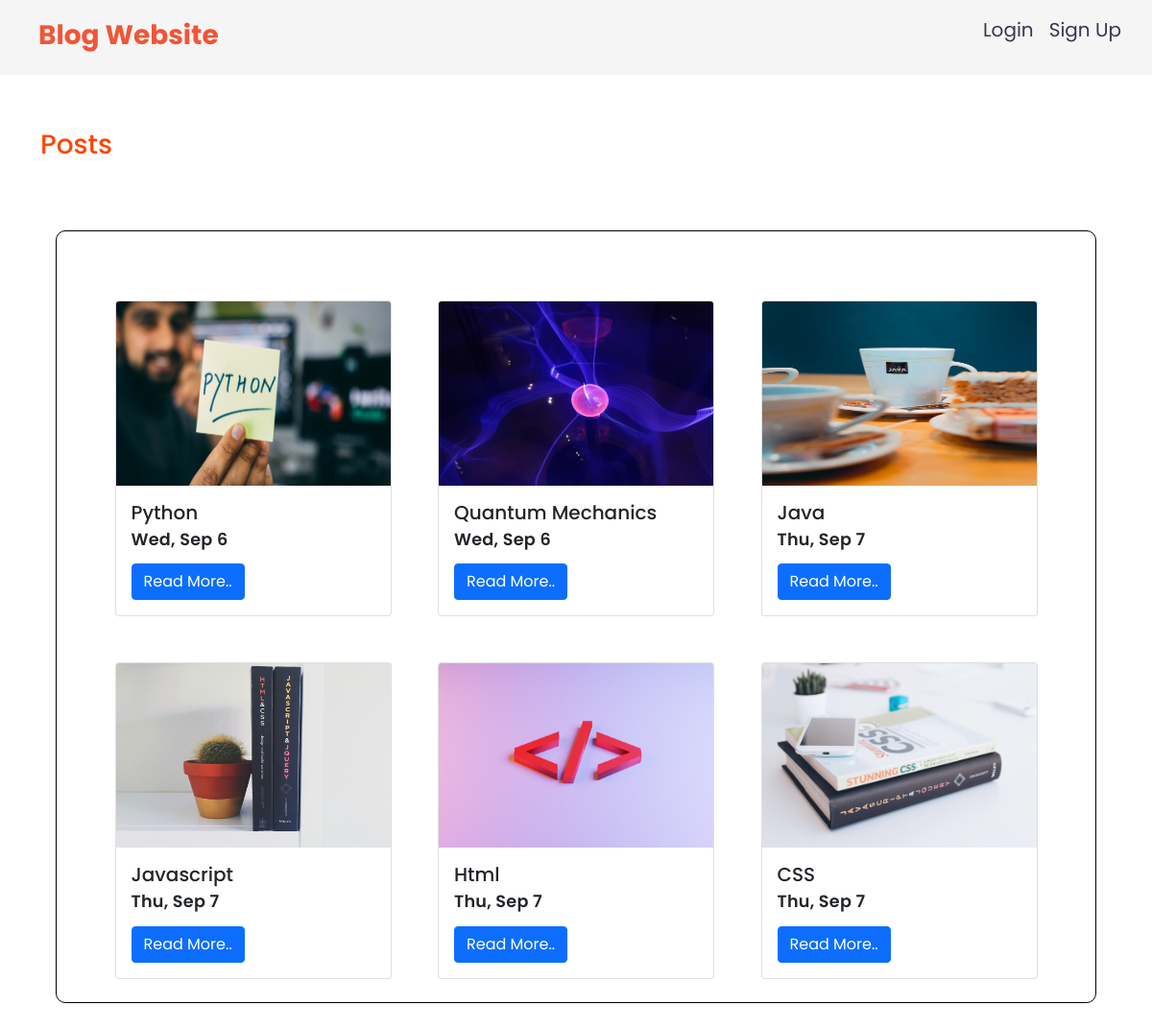
The page / on the database its author committed.
### app/models.py (models this page shows, shortened)
class Post(models.Model):
    title=models.CharField(max_length=150)
    content= models.TextField()
    publicationdate=models.DateField(auto_now_add=True)
    name=models.ForeignKey(User, on_delete=models.CASCADE, null=True,blank=True)
    image = models.ImageField(upload_to='eventimages',null=True)

### app/views.py (the view)
# urls.py: path('',views.post,name='posts'),
def post(request):
    data=Post.objects.all()
    return render(request,'app/home.html',{'post':data})

### app/templates/app/home.html (shortened to what this page needs)
{% extends 'app/base.html' %}
{% load static %}
{% block content %}
        <h3 class=" font my-5" style="color:orangered;">
            Posts
        </h3>
        <div class="row justify-content-center">
        </div>
        <div class="jumbotron jumbotron-fluid jumbo-class  p-3 mb-3">
            <div class="container">
                <div class="postrow row  justify-content-evenly d-flex p-4">
                    {% for pt in post %}
                    <div class="col-auto mt-5">
                        <div class="card" style="width: 18rem;">
                            <img src="{{pt.image.url}}" class="card-img-top img-fluid" style="width:18rem; height:12rem;" alt="...">
                            <div class="card-body">
                              <h5 class="card-title">{{pt.title}}</h5>
                              <p class="card-text postname lh-1">{{pt.publicationdate|date:"D, M j"}}</p>
                              <a href="{% url 'postdetails' pt.id %}" class="btn btn-primary">Read More..</a>
                            </div>
                        </div>
                    </div>
                     {% endfor %}
                </div>
            </div>
        </div><br>
        {% endblock content %}

### app/templates/app/base.html (shortened to what this page needs)
<!DOCTYPE html>
{% load static %}
<html lang="en">
<head>
    <link href="https://cdn.jsdelivr.net/npm/bootstrap@5.0.2/dist/css/bootstrap.min.css" rel="stylesheet">
    <link rel="stylesheet" href="https://cdn.jsdelivr.net/npm/bootstrap-icons@1.10.5/font/bootstrap-icons.css">
    <link rel="stylesheet" href="{% static 'app/css/style.css' %}">
</head>
<body>
    <div class="container-fluid" style="background-color: rgb(245, 245, 245);">
        {% include 'app/navbar.html' %}
    </div>
    <div class="container">
        <div class="row">
    </div>
    <div class="col-sm-12">
        {% block content %}
        {% endblock content %}
        </div>
</body>
</html>

### app/templates/app/navbar.html (shortened to what this page needs)
<nav class=" navbar navbar-expand-lg navbar-light">
  <div class="container-fluid pb-0">
     <a class="navbar-brand nav-link active mb-1 fs-3 fw-bold" aria-current="page" href="{% url 'posts' %}">Blog Website</a>
     <div class="collapse navbar-collapse" id="navbarSupportedContent">
    <div class="d-flex mb-3">
      <ul class="navbar-nav me-auto mb-2 mb-lg-0">
      {% if request.user.is_authenticated %}
          <li class="nav-item">
            <a class="nav-link active fs-5" aria-current="page" href="{% url 'userposts' %}">Your Posts</a>
          </li>
          <li class="nav-item">
            <a class="nav-link active fs-5" aria-current="page" href="{% url 'createpost' %}">Create Posts</a>
          </li>
          <li class="nav-item">
           <a class="nav-link active fs-5" aria-current="page" href="{% url 'logout' %}">LogOut</a>
          </li>
    {%else%}
           <li class="nav-item">
            <a class="nav-link active fs-5" aria-current="page" href="{% url 'login' %}">Login</a>
           </li>
           <li class="nav-item">
            <a class="nav-link active fs-5" aria-current="page" href="{% url 'signup' %}" class="btn btn-primary">Sign Up</a>
           </li>
      {%endif%}
    </ul>
</div>
</nav>

### app/static/app/css/style.css (style rules this page uses)
.navbar { background-color: rgba(235, 62, 62, 0)!important; opacity:1; top: 0; left: 0; width: 100%; z-index: 100; }
.navbar-brand.nav-link,.crt-post,.text-success { color:#f05537!important; }
.nav-link { color:#39364f!important; }
.login-tag, .fw-bold { font-size: 3.25rem; line-height: 3rem; }
.postname { font-size: 1.1rem; line-height: 1.5rem; letter-spacing: .25px; margin-right: -0.25px; font-weight: 600; }
body { font-family: 'Poppins', sans-serif; }
.postrow { border-radius: 10px; border:1px solid black; }

### rows shown on the page
Post: image (picture), title "Python", publicationdate "Wed, Sep 6"
Post: image (picture), title "Quantum Mechanics", publicationdate "Wed, Sep 6"
Post: image (picture), title "Java", publicationdate "Thu, Sep 7"
Post: image (picture), title "Javascript", publicationdate "Thu, Sep 7"
Post: image (picture), title "Html", publicationdate "Thu, Sep 7"
Post: image (picture), title "CSS", publicationdate "Thu, Sep 7"
